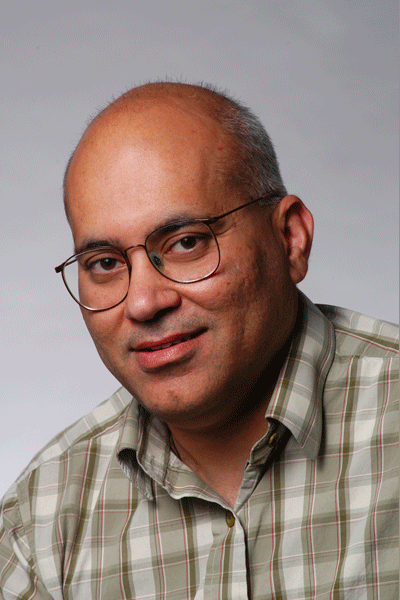
%> input picture Homework/hw2/1_hybrid/malik.png, 400 x 600 px
$ octave hybrid_image_starter.m   (GNU Octave 9; MATLAB toolbox functions it lacks are replaced by stand-ins)
%> lines starting %> are read from the running program, lines starting %| are printed output that depends on the picture
### Homework/hw2/1_hybrid/hybrid_image.m
function iml2=hybrid_image(im1, im2, cutoff_low, cutoff_high)
% for the low-pass filter, cutoff_low chosen to be 6
low_freq_image = imgaussfilt(im1,cutoff_low);

% for the high-pass filter, cutoff_high chosen to be 16
high_freq_image = im2-imgaussfilt(im2,cutoff_high);

% combine the two images together
iml2=low_freq_image+high_freq_image;
end

### Homework/hw2/1_hybrid/hybrid_image_starter.m
%% Starter Code
close all; % closes all figures
% read images and convert to single format
im1 = im2single(imread('./malik.png'));
im2 = im2single(imread('./papadimitriou.png'));
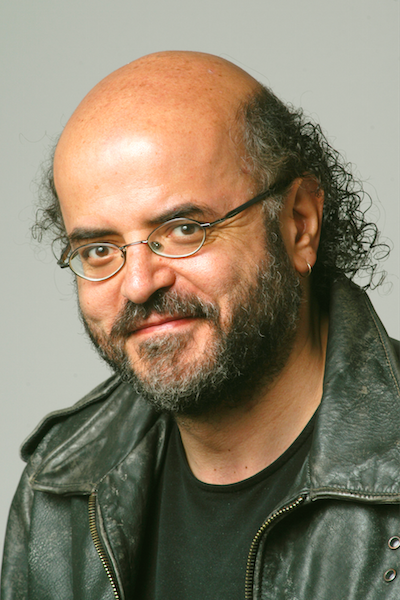
%> input picture Homework/hw2/1_hybrid/papadimitriou.png, 400 x 600 px
im1 = rgb2gray(im1); % convert to grayscale
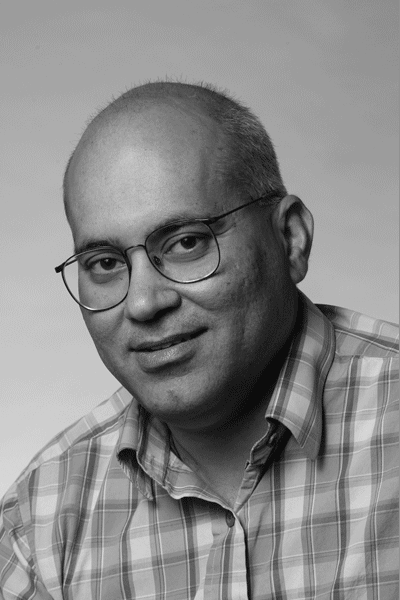
%> im1: size 600x400 single; min 0.0484, max 0.957, mean 0.537
im2 = rgb2gray(im2);
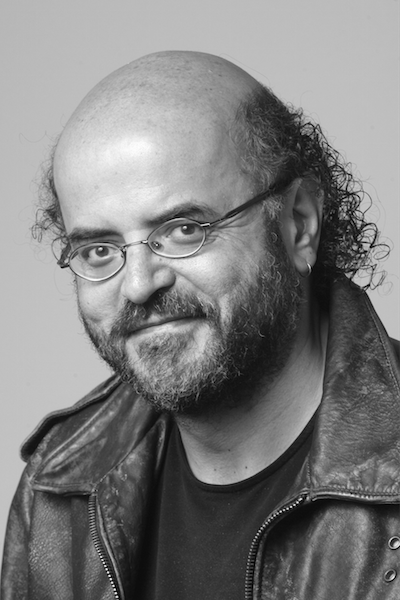
%> im2: size 600x400 single; min 0, max 0.998, mean 0.497

% use this if you want to align the two images (e.g., by the eyes) and crop
% them to be of same size
% [im2, im1] = align_images(im2, im1);

% uncomment this when debugging hybridImage so that you don't have to keep aligning
% keyboard;

%% Choose the cutoff frequencies and compute the hybrid image (you supply this code)
arbitrary_value = 100;
cutoff_low = 6;
cutoff_high = 16;
im12 = hybrid_image(im1, im2, cutoff_low, cutoff_high);
%> in hybrid_image, `low_freq_image = imgaussfilt(im1,cutoff_low);`:
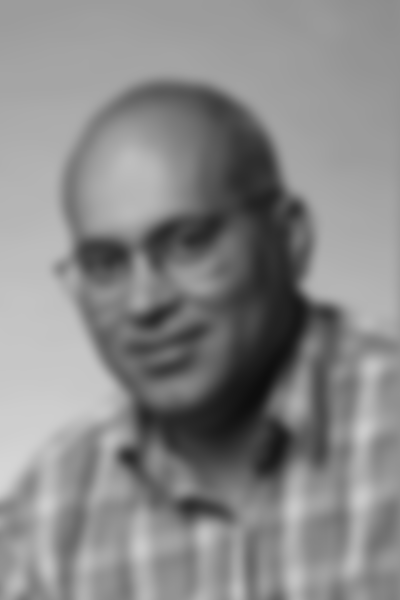
%> low_freq_image: size 600x400 single; min 0.055, max 0.84, mean 0.537
%> in hybrid_image, `high_freq_image = im2-imgaussfilt(im2,cutoff_high);`:
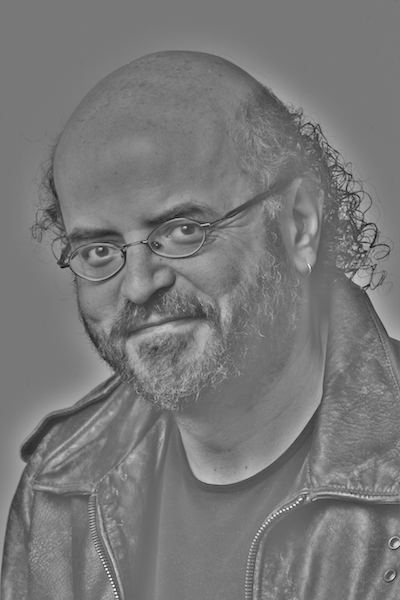
%> high_freq_image: size 600x400 single; min -0.654, max 0.727, mean -0.000631; drawn with min black and max white
%> in hybrid_image, `iml2=low_freq_image+high_freq_image;`:
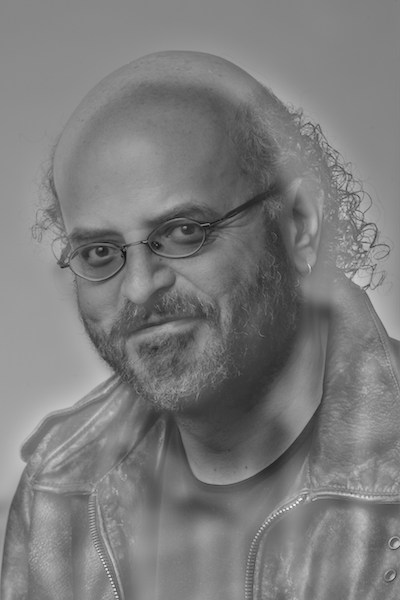
%> iml2: size 600x400 single; min -0.373, max 1.49, mean 0.536; drawn with min black and max white

%% Crop resulting image (optional)
figure(1), hold off, imagesc(im12), axis image, colormap gray
disp('input crop points');
%> (the run ends here)
